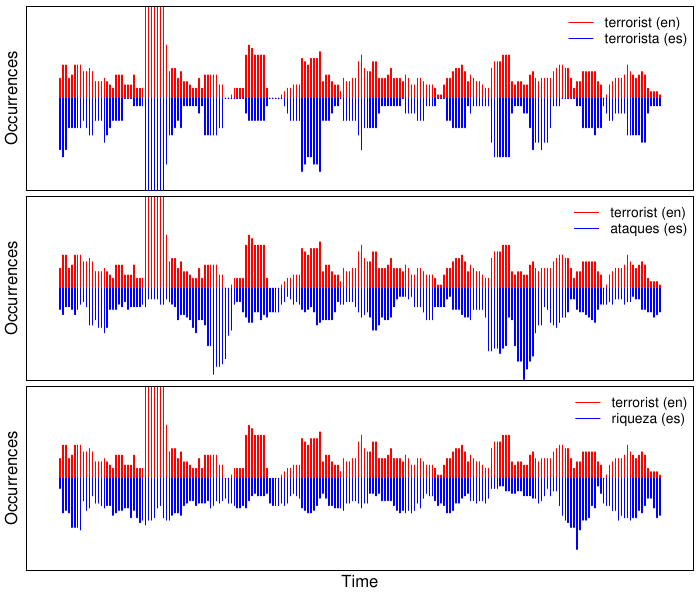

This chart was generated by the following R code:

te <- read.table(file="terrorist.en", sep = "\t", head=FALSE)
ts <- read.table(file="terrorista.es", sep = "\t", head=FALSE)
as <- read.table(file="ataques.es", sep = "\t", head=FALSE)
rs <- read.table(file="riqueza.es", sep = "\t", head=FALSE)

r <- range(te$V1, ts$V2, as$V2, rs$V2)
x <- c(r[1]:r[2])
tey <- array(0, r[2] - r[1] + 1)
tsy <- array(0, r[2] - r[1] + 1)
asy <- array(0, r[2] - r[1] + 1)
rsy <- array(0, r[2] - r[1] + 1)
  
for (i in c(1:length(te$V1))) {
  tey[te[i, 1]] = te[i, 2]
}

for (i in c(1:length(ts$V1))) {
  tsy[ts[i, 1]] = ts[i, 2]
}

for (i in c(1:length(as$V1))) {
  asy[as[i, 1]] = as[i, 2]
}

for (i in c(1:length(rs$V1))) {
  rsy[rs[i, 1]] = rs[i, 2]
}

days = 0;
for (i in c(1:length(tey))) {
  if (tey[i] != 0 || tsy[i] != 0 || asy[i] != 0 || rsy[i] != 0) {
    days = days + 1;
  }
}

dd <- array(0, dim = c(days, 4))
k <- 0

for (i in c(1:length(tey))) {
  if (tey[i] != 0) {
    dd[k,1] <- tey[i]
  }
  if (tsy[i] != 0) {
    dd[k,2] <- -1 * tsy[i]
  }
  if (asy[i] != 0) {
    dd[k,3] <- -1 * asy[i]
  }
  if (rsy[i] != 0) {
    dd[k,4] <- -1 * rsy[i]
  }
  if (tey[i] != 0 || tsy[i] != 0 || asy[i] != 0 || rsy[i] != 0) {
    k = k+1;
  }
}

from <- 1
to <- 210

d <- array(0, dim = c(to-from+1, 4))
k <- 0
for (i in c(from:to)) {
  d[k,1] <- dd[i,1]
  d[k,2] <- dd[i,2]
  d[k,3] <- dd[i,3]
  d[k,4] <- dd[i,4]
  k = k+1;
}

colors <- c("red", "blue")

saxis <- 1.3
slabels <- 1.3

pdf(file="temporal.pdf", height=6, width=7, onefile=TRUE, family='Helvetica', pointsize=14)

k = c(1,1,1,1,1,1,1)#1,1,1)#,1,1,1,1,1,1,1,1,1,1,1,1,1,1,1)            # k is the vector of weights
k = k/sum(k)

d[,1] = filter(d[,1], sides=2, k) / sum(d[,1])
d[,2] = - filter(d[,2], sides=2, k) / sum(d[,2])
d[,3] = - filter(d[,3], sides=2, k) / sum(d[,3])
d[,4] = - filter(d[,4], sides=2, k) / sum(d[,4])

r <- range(te$V1, ts$V2)

par(mar=c(0.25,2,0.25,0.5), mfrow=c(3,1), oma=c(2,0,0.25,0))

plot(d[,1], ylim = c(-0.015,0.015),  type="h", lwd=1.5, col=colors[1], xaxt='n', yaxt='n', ann = FALSE)
lines(d[,2], type="h", col=colors[2], lty=1, lwd=1.5)

legend("topright", cex=slabels, c("terrorist (en)","terrorista (es)"), col=colors, lty=c(1,1), lwd=1.5, bty="n");

mtext("Occurrences", side=2,line=0.5,font=1)

par(mar=c(0.25,2,0.25,0.5))

plot(d[,1], ylim = c(-0.015,0.015),  type="h", lwd=1.5, col=colors[1], xaxt='n', yaxt='n', ann = FALSE)
lines(d[,3], type="h", col=colors[2], lty=1, lwd=1.5)

legend("topright", cex=slabels, c("terrorist (en)","ataques (es)"), col=colors, lty=c(1,1), lwd=1.5, bty="n");

mtext("Occurrences", side=2,line=0.5,font=1)
#mtext("Time", side=1,line=0.5,font=1)

par(mar=c(0.25,2,0.25,0.5))

plot(d[,1], ylim = c(-0.015,0.015),  type="h", lwd=1.5, col=colors[1], xaxt='n', yaxt='n', ann = FALSE)
lines(d[,4], type="h", col=colors[2], lty=1, lwd=1.5)

legend("topright", cex=slabels, c("terrorist (en)","riqueza (es)"), col=colors, lty=c(1,1), lwd=1.5, bty="n");

mtext("Occurrences", side=2,line=0.5,font=1)
mtext("Time", side=1,line=0.5,font=1)


dev.off()
